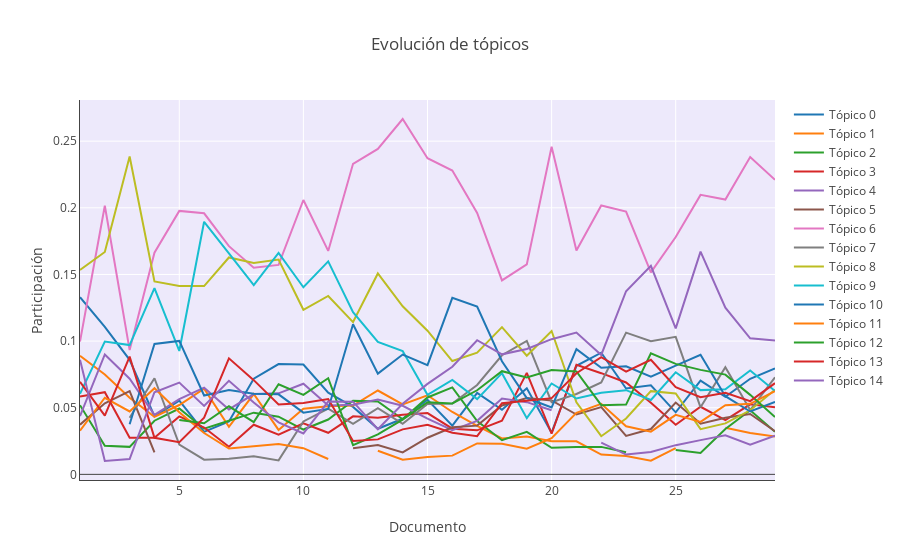

The code cell stored with this chart in its notebook:
### Code cell
traces = []

for i in doctopics2.columns:
    traces.append(go.Scatter(x=doctopics2.index, y=doctopics2[i], 
                             line=dict(width=2), name=f'Tópico {i}'))

axis = dict(
    showline=True,
    zeroline=True,
    showgrid=True,
    gridcolor='#ffffff',
    automargin=True
)

layout = dict(title='Evolución de tópicos',
              xaxis=dict(axis, **dict(title='Documento')),
              yaxis=dict(axis, **dict(title='Participación', hoverformat='.2f')),
              hovermode='closest',
              plot_bgcolor='rgba(228, 222, 249, 0.65)')

fig2 = dict(data=traces, layout=layout)
pyo.iplot(fig2)
